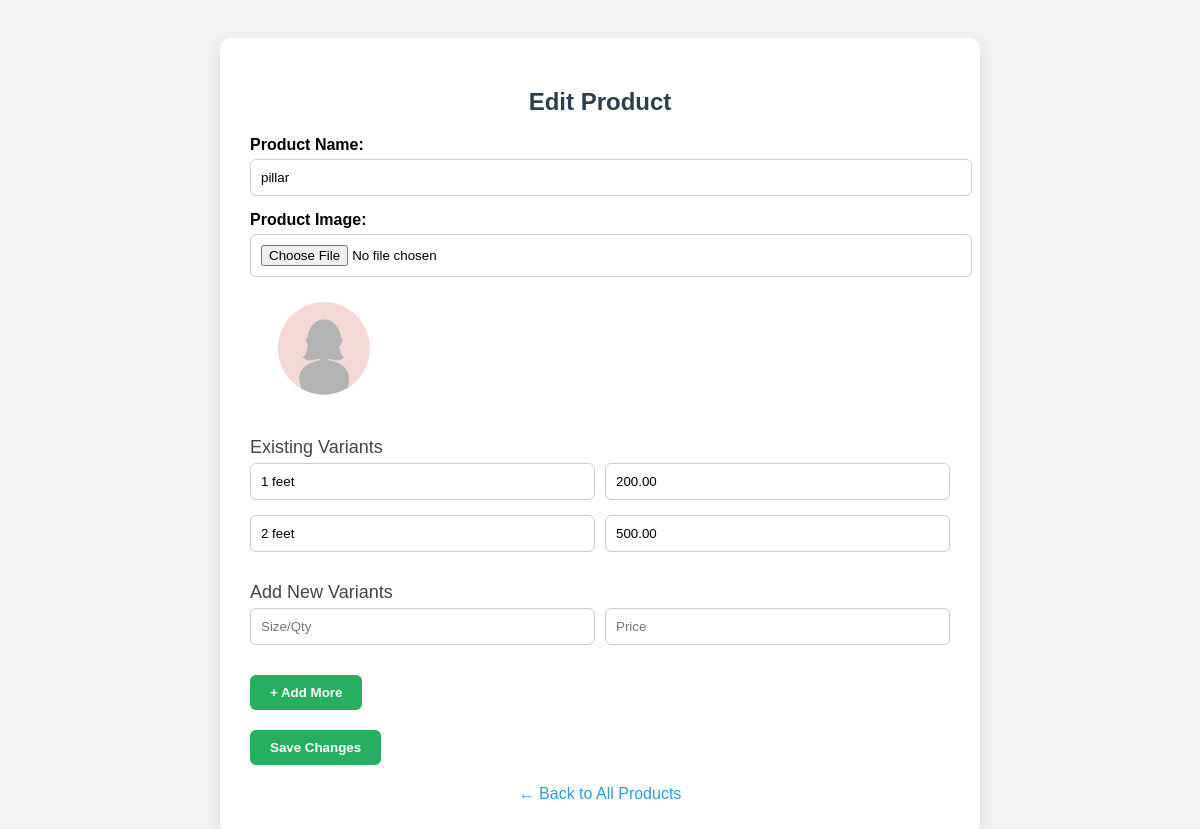
Page /admin/edit_product.php?id=3 (signed in) on the committed database.
### tables this page shows
CREATE TABLE `products` (
  `id` int(11) NOT NULL,
  `name` varchar(100) DEFAULT NULL,
  `image` varchar(255) DEFAULT NULL
);

CREATE TABLE `product_variants` (
  `id` int(11) NOT NULL,
  `product_id` int(11) DEFAULT NULL,
  `size_or_quantity` varchar(50) DEFAULT NULL,
  `price` decimal(10,2) DEFAULT NULL
);

### admin/edit_product.php (the view, shortened to what this page needs)
<?php
include '../db.php';
$product_id = intval($_GET['id']);
$pstmt = $conn->prepare("SELECT name, image FROM products WHERE id = ?");
$pstmt->bind_param("i", $product_id);
$pstmt->execute();
$product_result = $pstmt->get_result();
$product = $product_result->fetch_assoc();
$variant_result = mysqli_query($conn, "SELECT id, size_or_quantity, price FROM product_variants WHERE product_id = $product_id");
$variants = mysqli_fetch_all($variant_result, MYSQLI_ASSOC);
?>
<!DOCTYPE html>
<html>
<head>
</head>
<body>
<div class="container">
  <h2>Edit Product</h2>
  <form method="POST" enctype="multipart/form-data">
    <label>Product Name:</label>
    <input type="text" name="name" value="<?= htmlspecialchars($product['name']) ?>" required>
    <label>Product Image:</label>
    <input type="file" name="image">
    <img src="uploads/<?= htmlspecialchars($product['image']) ?>" alt="Product Image">
    <div class="section-title">Existing Variants</div>
    <?php foreach ($variants as $v): ?>
      <div class="variant-row">
        <input type="text" name="size[]" value="<?= htmlspecialchars($v['size_or_quantity']) ?>" required placeholder="Size/Qty">
        <input type="number" name="price[]" value="<?= htmlspecialchars($v['price']) ?>" step="0.01" required placeholder="Price">
      </div>
    <?php endforeach; ?>
    <div class="section-title">Add New Variants</div>
    <div id="new-variants">
      <div class="variant-row">
        <input type="text" name="new_size[]" placeholder="Size/Qty">
        <input type="number" name="new_price[]" step="0.01" placeholder="Price">
      </div>
    </div>
    <button type="button" class="btn" onclick="addVariant()">+ Add More</button>
    <br><button type="submit" class="btn">Save Changes</button>
  </form>
  <div class="back">
    <a href="view_products.php">← Back to All Products</a>
  </div>
</div>
</body>
</html>

### admin/edit_product.php (style rules this page uses)
body { font-family: Arial, sans-serif; background: #f2f2f2; padding: 30px; }
.container { background: white; padding: 30px; border-radius: 10px; max-width: 700px; margin: auto; box-shadow: 0 5px 15px rgba(0,0,0,0.1); }
h2 { text-align: center; color: #2c3e50; }
label { font-weight: bold; display: block; margin-top: 15px; }
input[type="text"], input[type="file"], input[type="number"] { width: 100%; padding: 10px; margin-top: 5px; border-radius: 6px; border: 1px solid #ccc; }
.variant-row { display: flex; gap: 10px; margin-bottom: 10px; }
.variant-row input { flex: 1; }
.btn { padding: 10px 20px; background-color: #27ae60; color: white; border: none; font-weight: bold; border-radius: 6px; cursor: pointer; margin-top: 20px; }
.back { text-align: center; margin-top: 20px; }
.back a { color: #3498db; text-decoration: none; }
img { height: 120px; margin-top: 10px; border-radius: 8px; display: block; }
.section-title { margin-top: 30px; font-size: 18px; color: #444; }

### rows in the picture
products: name "pillar", image (placeholder picture)
product_variants: size_or_quantity "1 feet", price "200.00"
product_variants: size_or_quantity "2 feet", price "500.00"
